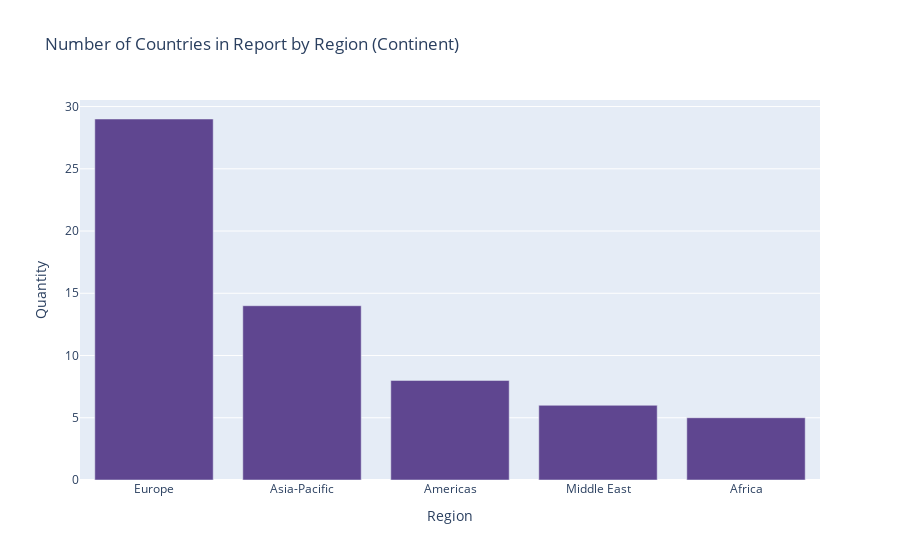

Notebook code cell kept with this figure:
### Markdown cell above
# <div style="color:white;background-color:#1d1545;padding:3%;border-radius:50px 50px;font-size:1em;text-align:center">Express EDA of Categorical Variables</div>

Let's briefly look at the categorical variables in the dataset.

## <div style="font-size:20px;text-align:center;color:black;border-bottom:5px #0026d6 solid;padding-bottom:3%">Univariate Analaysis: Categorical variables</div>

### Code cell
dfg = df['Region'].value_counts().reset_index()
dfg.columns = ['Region', 'Quantity']
fig = px.bar(dfg, x='Region', y='Quantity',
             title='Number of Countries in Report by Region (Continent)',
            color_discrete_sequence=px.colors.qualitative.Prism)
fig.show()

### Figure 1 — Plotly figure (JSON) as saved in the notebook; plotly's stock layout.template omitted (floating-point values rounded to 4 significant figures)
{"data": [{"alignmentgroup": "True", "hovertemplate": "Region=%{x}<br>Quantity=%{y}<extra></extra>", "legendgroup": "", "marker": {"color": "rgb(95, 70, 144)", "pattern": {"shape": ""}}, "name": "", "offsetgroup": "", "orientation": "v", "showlegend": false, "textposition": "auto", "type": "bar", "x": ["Europe", "Asia-Pacific", "Americas", "Middle East", "Africa"], "xaxis": "x", "y": [29, 14, 8, 6, 5], "yaxis": "y"}], "layout": {"barmode": "relative", "legend": {"tracegroupgap": 0}, "title": {"text": "Number of Countries in Report by Region (Continent)"}, "xaxis": {"anchor": "y", "domain": [0, 1], "title": {"text": "Region"}}, "yaxis": {"anchor": "x", "domain": [0, 1], "title": {"text": "Quantity"}}}}
